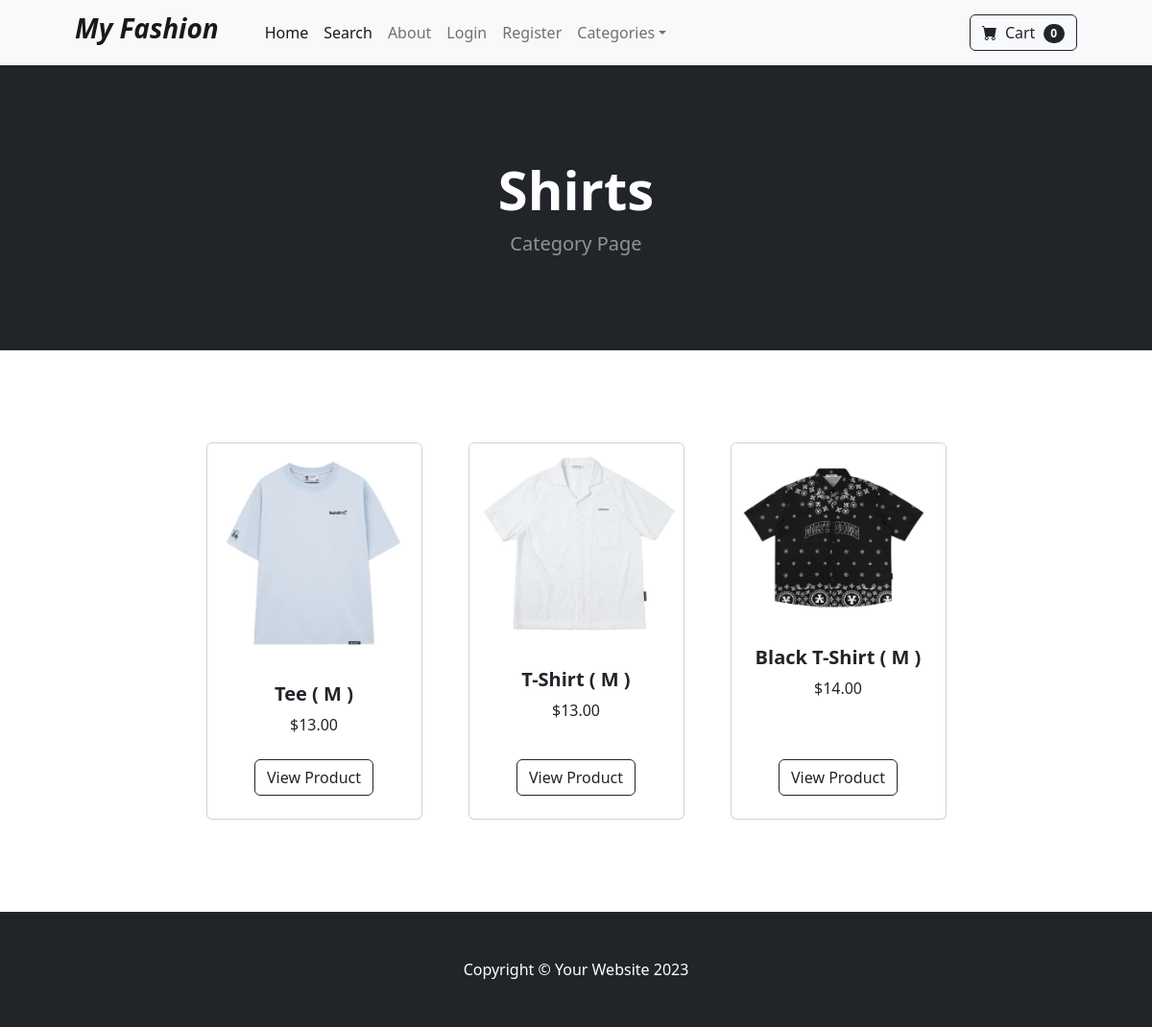
Page /category/Shirts on the committed database.
### store/models.py (models this page shows, shortened)
class Category(models.Model):
    name = models.CharField(max_length=50)
    def __str__(self):
        return self.name
    class Meta:
        verbose_name_plural = 'categories'

class Product(models.Model):
    name = models.CharField(max_length=100)
    price = models.DecimalField(default=0, decimal_places=2, max_digits=6)
    category = models.ForeignKey(Category, on_delete=models.CASCADE, default=1)
    description = models.CharField(max_length=250, default='', blank=True, null=True)
    image = models.ImageField(upload_to='upload/product/')
    is_on_sale = models.BooleanField(default=False)
    sale_price = models.DecimalField(max_digits=10, decimal_places=2, null=True, blank=True)

### store/views.py (the view)
# urls.py: path('category/<str:foo>', views.category, name='category'),
def category(request, foo):
  foo = foo.replace('-', ' ')
  try:
    category = Category.objects.get(name=foo)
    products = Product.objects.filter(category=category)
    return render(request, 'category.html', {'products':products, 'category':category})
  except:
    messages.success(request, ("That Category Doesn`t Exist..."))
    return redirect('home')

### cart/cart.py (called while the page is built)
    def __len__(self):
        return len(self.cart)

### cart/context_processors.py (called while the page is built)
def cart(request):
    return {'cart': Cart(request)}

### store/templates/category.html
{% extends 'base.html' %} {% block content %}
<header class="bg-dark py-5">
  <div class="container px-4 px-lg-5 my-5">
    <div class="text-center text-white">
      <h1 class="display-4 fw-bolder">{{ category }}</h1>
      <p class="lead fw-normal text-white-50 mb-0">
        Category Page</p>
    </div>
  </div>
</header>
<section class="py-5">
  <div class="container px-4 px-lg-5 mt-5">
    <div class="row gx-4 gx-lg-5 row-cols-2 row-cols-md-3 row-cols-xl-4 justify-content-center">
      {% for product in products %}
        {% if product.is_sale %}
        <div class="col mb-5">
          <div class="card h-100">
            <div
              class="badge bg-dark text-white position-absolute"
              style="top: 0.5rem; right: 0.5rem"
            >
              Sale
            </div>
            <img class="card-img-top" src="{{ product.image.url }}" alt="..." />
            <div class="card-body p-4">
              <div class="text-center">
                <h5 class="fw-bolder">{{ product.name }}</h5>
                <div
                  class="d-flex justify-content-center small text-warning mb-2"
                >
                  <div class="bi-star-fill"></div>
                  &nbsp;&nbsp;Sale!&nbsp;&nbsp;
                  <div class="bi-star-fill"></div>
                </div>
                <strike> ${{ product.price }} </strike>
                &nbsp; ${{ product.sale_price }}
              </div>
            </div>
            <div class="card-footer p-4 pt-0 border-top-0 bg-transparent">
              <div class="text-center">
                <a
                  class="btn btn-outline-dark mt-auto"
                  href="{% url 'product' product.id  %}"
                  >View Product</a
                >
              </div>
            </div>
          </div>
        </div>
        {% else %}
        <div class="col mb-5">
          <div class="card h-100">
            <img class="card-img-top" src="{{ product.image.url }}" alt="..." />
            <div class="card-body p-4">
              <div class="text-center">
                <h5 class="fw-bolder">{{ product.name }}</h5>
                ${{ product.price }}
              </div>
            </div>
            <div class="card-footer p-4 pt-0 border-top-0 bg-transparent">
              <div class="text-center">
                <a
                  class="btn btn-outline-dark mt-auto"
                  href="{% url 'product' product.id %}"
                  >View Product</a
                >
              </div>
            </div>
          </div>
        </div>
        {% endif %}
      {% endfor %}
    </div>
  </div>
</section>
{% endblock %}

### rows in the picture
Category: name "Shirts"
Product: image (picture), name "Tee ( M )", price "13.00"
Product: image (picture), name "T-Shirt ( M )", price "13.00"
Product: image (picture), name "Black T-Shirt ( M )", price "14.00"

### other values in the picture
{{ cart|length }} "0"
